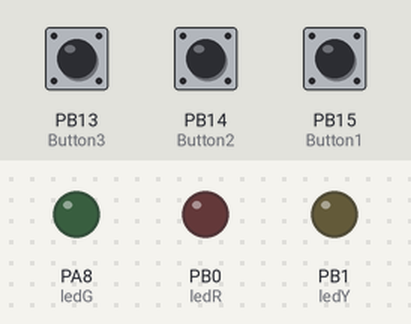
The sketch below on a simulated STM32 Blue Pill. Shown: output pins drawn as LEDs (lit = HIGH). The test bench sets the inputs (shaded band); at power-on: PB13 (Button3) LOW, PB14 (Button2) LOW, PB15 (Button1) LOW. What the sketch prints to the serial monitor is not drawn.

Above: at 1.2 s.
1.3 s: PB13 (Button3) pulled HIGH for 0.15 s
At 1.37 s:
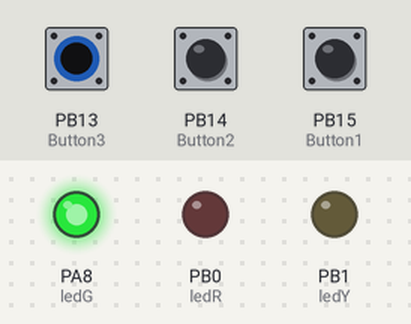
2.9 s: PB14 (Button2) pulled HIGH for 0.15 s
At 2.97 s:
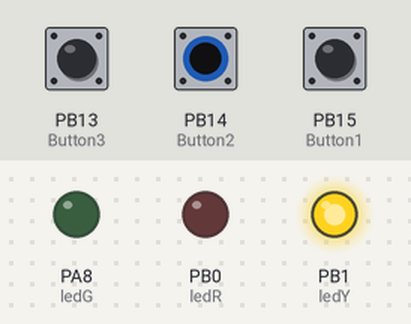
4.5 s: PB15 (Button1) pulled HIGH for 0.15 s
At 4.57 s:
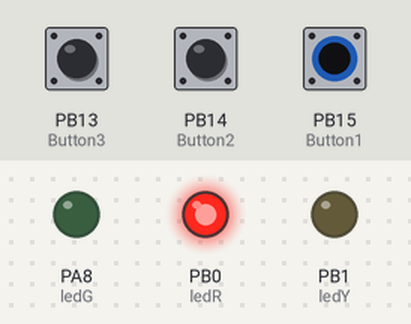
6.1 s: PB15 (Button1) pulled HIGH for 3.2 s
At 10.0 s:
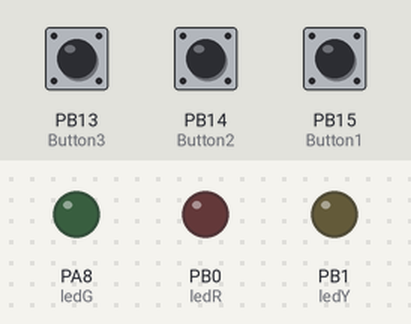
10.8 s: PB13 (Button3) pulled HIGH for 1 s
At 11.1 s:
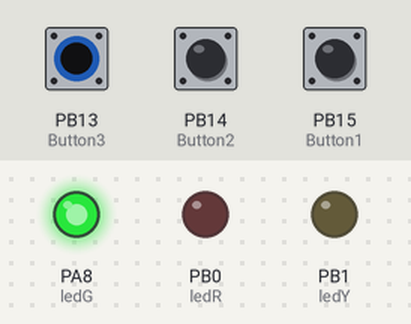
14.8 s: PB14 (Button2) pulled HIGH for 1 s
At 16.1 s:
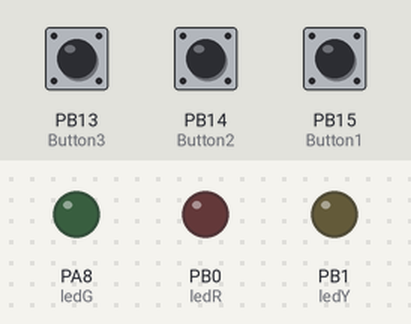
Timing chart, 0 to 17.8 s (numbered marks = the images above; inputs shaded):
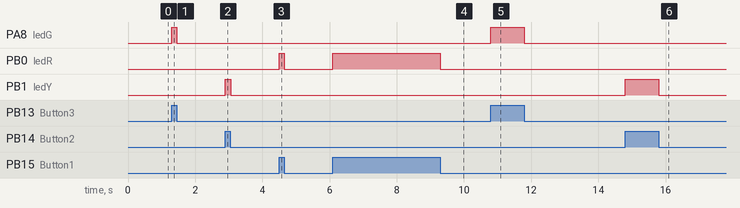

Measured:
- after the input at 1.3 s, PA8 (ledG): LOW → HIGH at once, → LOW 0.15 s later
- after the input at 2.9 s, PB1 (ledY): LOW → HIGH at once, → LOW 0.15 s later
- after the input at 4.5 s, PB0 (ledR): LOW → HIGH at once, → LOW 0.15 s later
- after the input at 6.1 s, PB0 (ledR): LOW → HIGH at once, → LOW 3.2 s later
- after the input at 10.8 s, PA8 (ledG): LOW → HIGH at once, → LOW 1.0 s later
- after the input at 14.8 s, PB1 (ledY): LOW → HIGH at once, → LOW 1.0 s later

The sketch:

2_BUTTON_LED.ino
```cpp
//INISIALISASI VARIABLE
int ledR    = PB0;
int ledY    = PB1;
int ledG    = PA8;
int Button1 = PB15;
int Button2 = PB14;
int Button3 = PB13;

void setup() {
  Serial.begin(9600);
  pinMode(ledR,OUTPUT);
  pinMode(ledY,OUTPUT);
  pinMode(ledG,OUTPUT);
  pinMode(Button1,INPUT);
  pinMode(Button2,INPUT);
  pinMode(Button3,INPUT);

}

void loop() {
  //BACA DATA / SENSOR
  int bacaButton1 = digitalRead(Button1);
  int bacaButton2 = digitalRead(Button2);
  int bacaButton3 = digitalRead(Button3);

  //PRINT TO SERIAL
  Serial.print("Button 1 : ");
  Serial.print(bacaButton1);
  Serial.print(" | ");
  Serial.print("Button 2 : ");
  Serial.print(bacaButton2);
  Serial.print(" | ");
  Serial.print("Button 3 : ");
  Serial.print(bacaButton3);
  Serial.println(); //UNTUK ENTER


  //LOGIKA

  //BUTTON 1
  if(bacaButton1==true) {
    digitalWrite(ledR,HIGH);
  }else{
    digitalWrite(ledR,LOW);
  }

  //BUTTON 2
  if(bacaButton2==true) {
    digitalWrite(ledY,HIGH);
  }else{
    digitalWrite(ledY,LOW);
  }

  //BUTTON 3
  if(bacaButton3==true) {
    digitalWrite(ledG,HIGH);
  }else{
    digitalWrite(ledG,LOW);
  }

}
```
